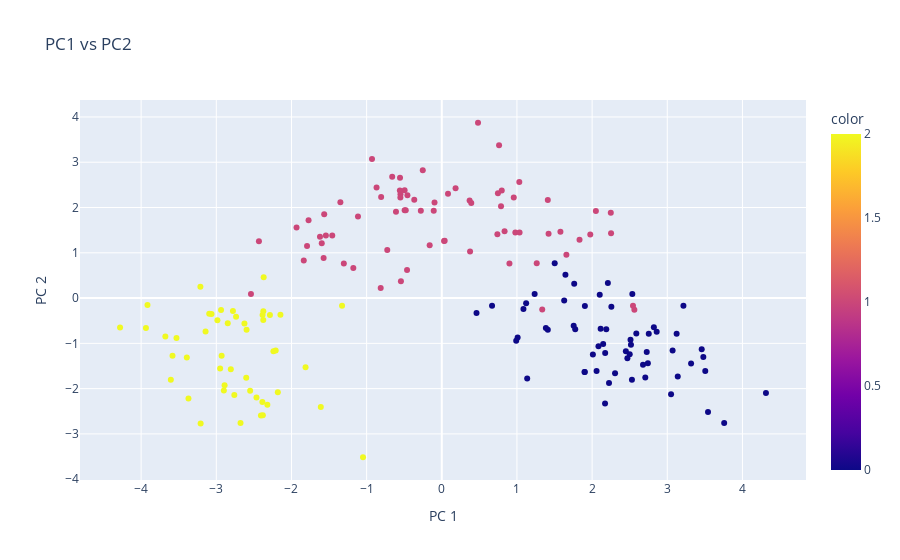

The cell this chart's notebook holds for it:
### Markdown cell above
### PCA plot

### Code cell
import plotly.express as px
from sklearn.decomposition import PCA

# df = px.data.iris()
# X = df[['sepal_length', 'sepal_width', 'petal_length', 'petal_width']]
# df = px.df_scaled

X = df_scaled
pca = PCA(n_components=2)
components = pca.fit_transform(X)

# total_var = pca.explained_variance_ratio_.sum() * 100


fig = px.scatter(
    components, x=0, y=1, color=y,
#     title=f'Total Explained Variance: {total_var:.2f}%',
    title=f'PC1 vs PC2',
    labels={'0': 'PC 1', '1': 'PC 2'}
)

fig.show()

### Figure 1 — Plotly figure (JSON) as saved in the notebook; plotly's stock layout.template omitted (floating-point values rounded to 4 significant figures; data arrays with more than 128 entries replaced by an {"elided": "..."} marker saying what was removed)
{"data": [{"hovertemplate": "PC 1=%{x}<br>PC 2=%{y}<br>color=%{marker.color}<extra></extra>", "legendgroup": "", "marker": {"color": {"elided": "178 int values"}, "coloraxis": "coloraxis", "symbol": "circle"}, "mode": "markers", "name": "", "orientation": "v", "showlegend": false, "type": "scatter", "x": {"elided": "178 float values"}, "xaxis": "x", "y": {"elided": "178 float values"}, "yaxis": "y"}], "layout": {"autosize": true, "coloraxis": {"colorbar": {"title": {"text": "color"}}, "colorscale": [[0, "#0d0887"], [0.1111, "#46039f"], [0.2222, "#7201a8"], [0.3333, "#9c179e"], [0.4444, "#bd3786"], [0.5556, "#d8576b"], [0.6667, "#ed7953"], [0.7778, "#fb9f3a"], [0.8889, "#fdca26"], [1, "#f0f921"]]}, "legend": {"tracegroupgap": 0}, "title": {"text": "PC1 vs PC2"}, "xaxis": {"anchor": "y", "autorange": true, "domain": [0, 1], "range": [-4.809, 4.841], "title": {"text": "PC 1"}, "type": "linear"}, "yaxis": {"anchor": "x", "autorange": true, "domain": [0, 1], "range": [-4.125, 4.481], "title": {"text": "PC 2"}, "type": "linear"}}}
